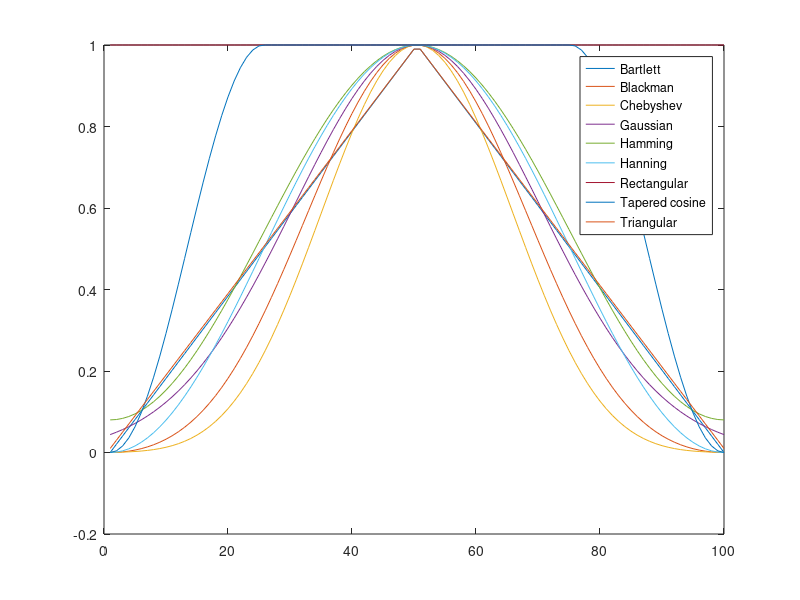

MATLAB code to generate this figure:
A = bartlett(100) ; 
B = blackman(100);
C = chebwin(100);
D = gausswin(100);
E = hamming(100);
F = hann(100);
G = rectwin(100);
H = tukeywin(100);
I = triang(100);


All = [A, B, C, D, E, F, G, H, I];
plot(All)
legend('Bartlett','Blackman','Chebyshev','Gaussian','Hamming','Hanning','Rectangular','Tapered cosine','Triangular')